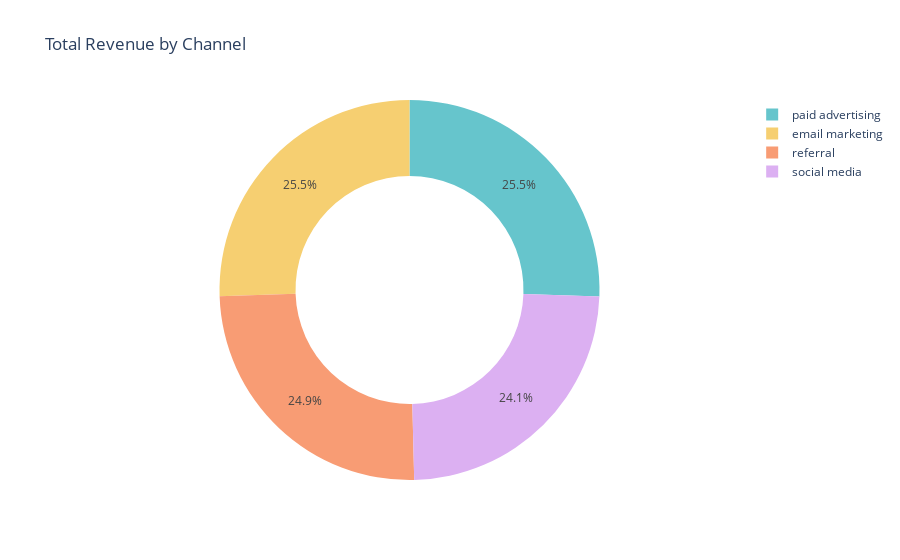

The notebook cell saved with this chart:
### Code cell
fig = px.pie(revenue_by_channel, 
             values='revenue', 
             names='channel', 
             title='Total Revenue by Channel', 
             hole=0.6, color_discrete_sequence=px.colors.qualitative.Pastel)

fig.show()

### Figure 1 — Plotly figure (JSON) as saved in the notebook; plotly's stock layout.template omitted (floating-point values rounded to 4 significant figures)
{"data": [{"domain": {"x": [0, 1], "y": [0, 1]}, "hole": 0.6, "hovertemplate": "channel=%{label}<br>revenue=%{value}<extra></extra>", "labels": ["email marketing", "paid advertising", "referral", "social media"], "legendgroup": "", "name": "", "showlegend": true, "type": "pie", "values": [2826.0, 2827.0, 2751.0, 2663.0]}], "layout": {"legend": {"tracegroupgap": 0}, "piecolorway": ["rgb(102, 197, 204)", "rgb(246, 207, 113)", "rgb(248, 156, 116)", "rgb(220, 176, 242)", "rgb(135, 197, 95)", "rgb(158, 185, 243)", "rgb(254, 136, 177)", "rgb(201, 219, 116)", "rgb(139, 224, 164)", "rgb(180, 151, 231)", "rgb(179, 179, 179)"], "title": {"text": "Total Revenue by Channel"}}}
